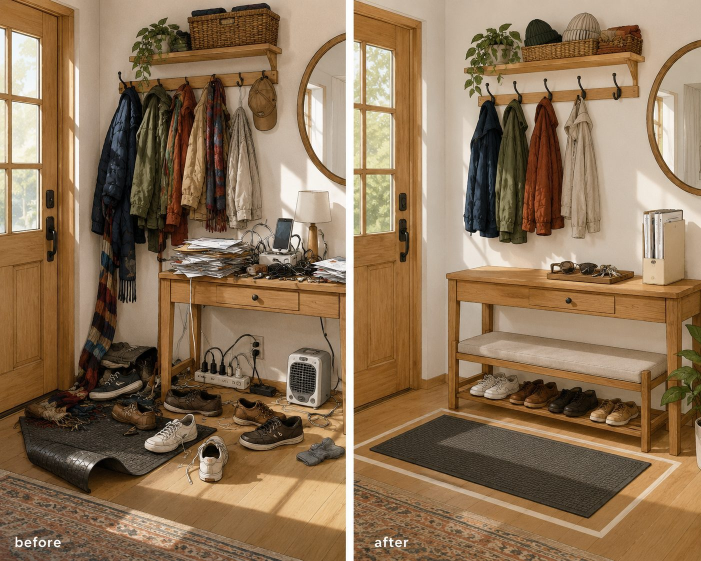
#> input picture site/assets/img/rooms/ch31-image01.jpg, 1402 x 1122 px (shown at 1/2 size)
$ python room_image_variants.py
#> lines starting #> are read from the running program, lines starting #| are printed output that depends on the picture
#!/usr/bin/env python3
"""
Web sized variants for the 41 room photographs.

WHAT WAS WRONG
--------------
The 20 room pages are the heaviest real content on the site and the only page
type that never went through the image pipeline the 110 zone pages already
use. All 41 photographs were served as a bare <img>: no srcset, no webp, no
width or height. They are 1402x1122 and 1536x1024, averaging 260 KB, so a
phone at 390 CSS pixels downloads roughly three and a half times the pixels it
can show, and every one of them shifts the layout as it arrives because the
browser has no dimensions to reserve space with.

10.4 MB across twenty pages, most of it thrown away on the device that matters
most.

WHAT THIS DOES
--------------
Makes webp and jpg at three widths, and records each image's intrinsic size so
the generator can write real width and height attributes. It touches nothing
else: the originals stay exactly where they are, and a page that has not been
regenerated still works.

Idempotent, and it skips an image whose variants are already newer than the
source, so re-running it costs nothing.

Run:  python ops/room_image_variants.py
"""
from __future__ import annotations

import glob
import io
import json
import os
import sys

ROOT = os.path.dirname(os.path.dirname(os.path.abspath(__file__)))
SRC = os.path.join(ROOT, "site", "assets", "img", "rooms")
OUT = os.path.join(ROOT, "site", "assets", "img", "rooms", "w")
INDEX = os.path.join(ROOT, "ops", "room-image-sizes.json")

# 420 covers a phone at 2x, 840 a phone at 3x or a tablet, 1280 a desktop
# column. Above that the source itself is barely larger, so a fourth size
# would cost storage and save nobody anything.
WIDTHS = (420, 840, 1280)

# Page photos: the large figures on hand-maintained pages (home, about,
# method, consulting, book) were bare 200 to 250 KB JPEGs, most of them
# loaded eagerly well below the fold (measured 2026-09-15: 1.6 MB of eager
# image bytes across those pages). Same widths and encoders as the rooms,
# their own folder, and not recorded in the room size index.
PAGE_SRC = os.path.join(ROOT, "site", "assets", "img")
PAGE_OUT = os.path.join(ROOT, "site", "assets", "img", "w")
PAGE_PHOTOS = ("calm-living.jpg", "standard.jpg", "reset-together.jpg", "renewed.jpg",
               # The rest of the shop and product-card photos (renderProduct tiles).
               "family.jpg", "hero-entry.jpg", "prepare.jpg", "reset.jpg",
               "rhythm.jpg", "room-map.jpg", "shine.jpg", "straighten.jpg")


def main() -> int:
    try:
        from PIL import Image
    except ImportError:
        print("  PIL is not installed")
        return 1

    os.makedirs(OUT, exist_ok=True)
    sources = sorted(glob.glob(os.path.join(SRC, "*.jpg")))
    if not sources:
        print("  no room images found")
        return 0

    sizes, made, skipped = {}, 0, 0
    for f in sources:
        stem = os.path.splitext(os.path.basename(f))[0]
        im = Image.open(f)
#> im is the input picture: PIL image 1402x1122 RGB; mean R, G, B 141.2, 115.5, 87.2
        sizes[os.path.basename(f)] = list(im.size)

        for w in WIDTHS:
            if w > im.width:
                continue
            h = round(im.height * w / im.width)
            for ext, kw in (("webp", dict(quality=80, method=6)),
                            ("jpg", dict(quality=80, optimize=True,
                                         progressive=True))):
                p = os.path.join(OUT, f"{stem}-{w}.{ext}")
                if (os.path.exists(p)
                        and os.path.getmtime(p) >= os.path.getmtime(f)):
                    skipped += 1
                    continue
                im.convert("RGB").resize((w, h), Image.LANCZOS).save(p, **kw)
                made += 1
#> this loop made 3 passes
#> pass 1, in main, `im.convert("RGB").resize((w, h), Image.LANCZOS).save(p, **kw)`:
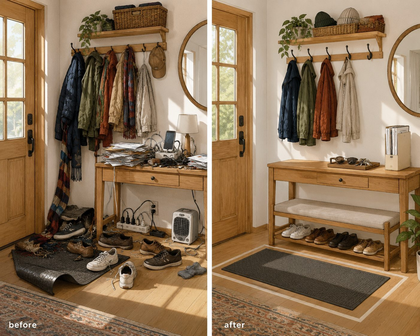
#> saved as ch31-image01-420.webp: PIL image 420x336 RGB; mean R, G, B 141.2, 115.5, 87.2
#> pass 2, in main, `im.convert("RGB").resize((w, h), Image.LANCZOS).save(p, **kw)`:
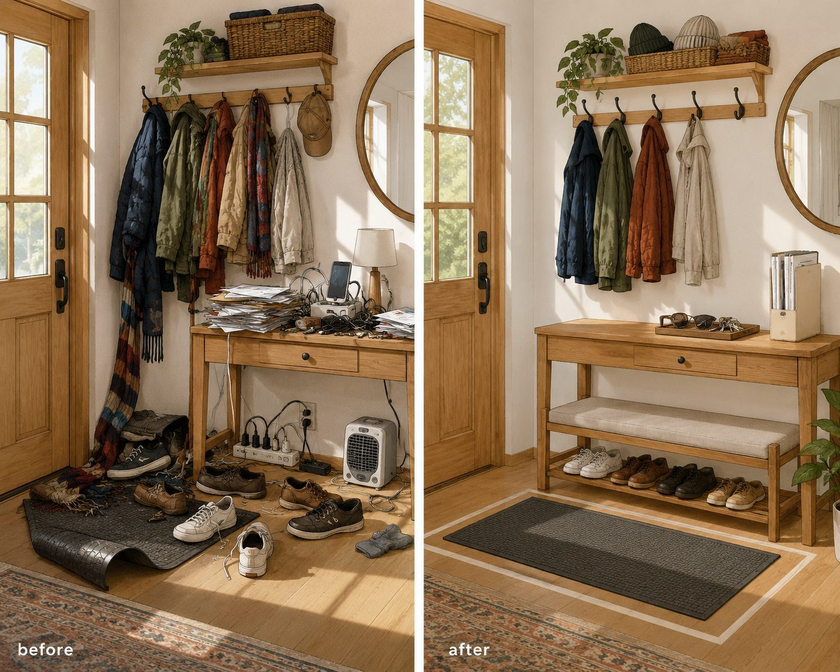
#> saved as ch31-image01-840.webp: PIL image 840x672 RGB; mean R, G, B 141.2, 115.5, 87.2
#> after the loop, made = 6; skipped = 0
#> pass 2 of the loop in main, `for f in sources:`:
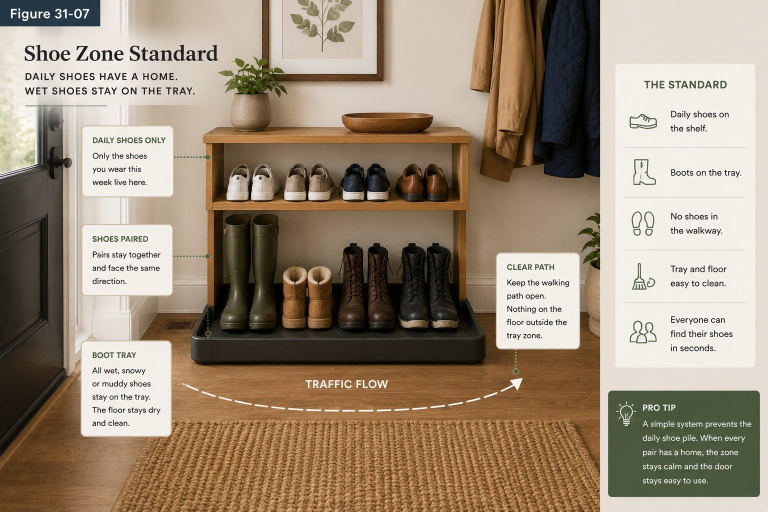
#> input picture site/assets/img/rooms/ch31-image07.jpg, 1536 x 1024 px (shown at 1/2 size)
#> in main, im is the input picture: PIL image 1536x1024 RGB; mean R, G, B 155.8, 139.3, 119.4
#> after the loop in main, `for w in WIDTHS:`: made = 12; skipped = 0
#> pass 3 of the loop in main, `for f in sources:`:
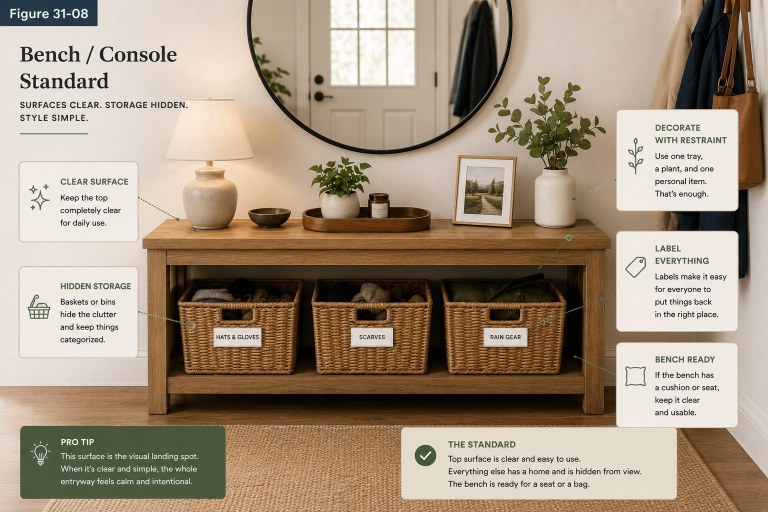
#> input picture site/assets/img/rooms/ch31-image08.jpg, 1536 x 1024 px (shown at 1/2 size)
#> in main, im is the input picture: PIL image 1536x1024 RGB; mean R, G, B 163.5, 146.3, 126.6
#> after the loop in main, `for w in WIDTHS:`: made = 18; skipped = 0

    os.makedirs(PAGE_OUT, exist_ok=True)
    for name in PAGE_PHOTOS:
        f = os.path.join(PAGE_SRC, name)
        if not os.path.exists(f):
            print(f"  page photo missing: {name}")
            continue
        stem = os.path.splitext(name)[0]
        im = Image.open(f)
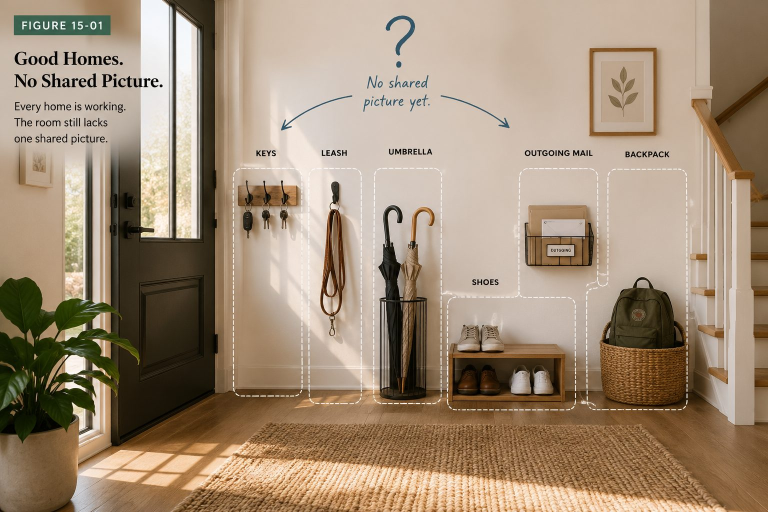
#> input picture assets/img/calm-living.jpg, 1536 x 1024 px, found by its file name (shown at 1/2 size)
#> im is the input picture: PIL image 1536x1024 RGB; mean R, G, B 161.3, 141, 118.5
        for w in WIDTHS:
            if w > im.width:
                continue
            h = round(im.height * w / im.width)
            for ext, kw in (("webp", dict(quality=80, method=6)),
                            ("jpg", dict(quality=80, optimize=True,
                                         progressive=True))):
                p = os.path.join(PAGE_OUT, f"{stem}-{w}.{ext}")
                if (os.path.exists(p)
                        and os.path.getmtime(p) >= os.path.getmtime(f)):
                    skipped += 1
                    continue
                im.convert("RGB").resize((w, h), Image.LANCZOS).save(p, **kw)
                made += 1
#> this loop made 3 passes
#> pass 1, in main, `im.convert("RGB").resize((w, h), Image.LANCZOS).save(p, **kw)`:
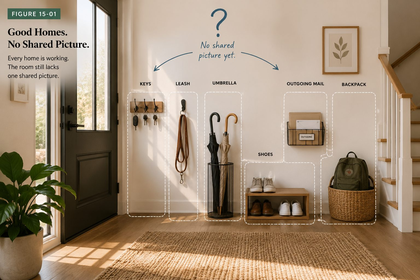
#> saved as calm-living-420.webp: PIL image 420x280 RGB; mean R, G, B 161.3, 141, 118.5
#> pass 2, in main, `im.convert("RGB").resize((w, h), Image.LANCZOS).save(p, **kw)`:
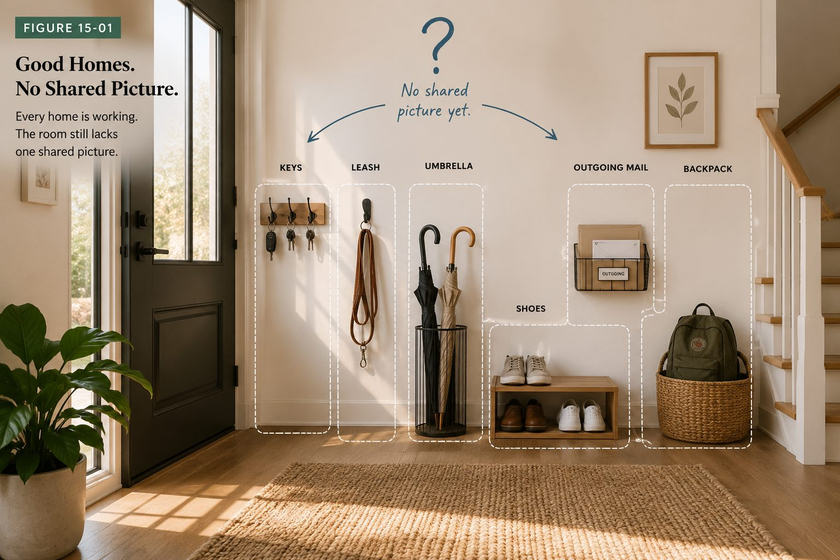
#> saved as calm-living-840.webp: PIL image 840x560 RGB; mean R, G, B 161.3, 141, 118.5
#> after the loop, made = 24; skipped = 0
#> pass 2 of the loop in main, `for name in PAGE_PHOTOS:`:
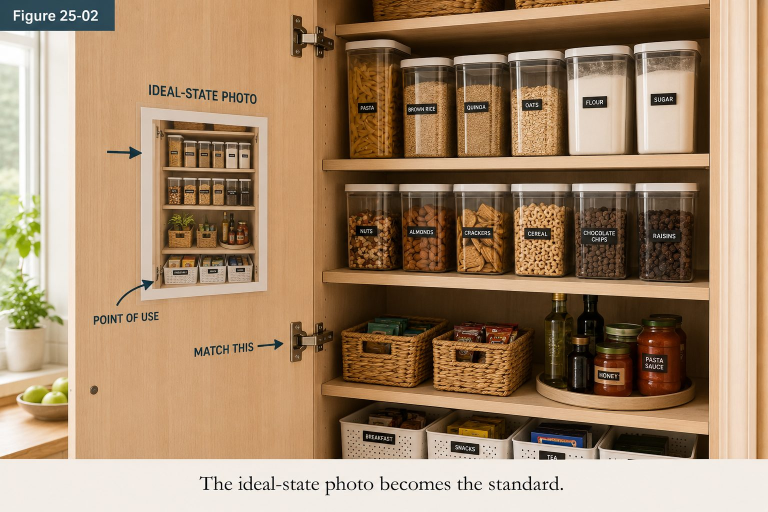
#> input picture assets/img/standard.jpg, 1536 x 1024 px, found by its file name (shown at 1/2 size)
#> in main, im is the input picture: PIL image 1536x1024 RGB; mean R, G, B 164.2, 136.4, 107.4
#> the loop in main, `for w in WIDTHS:` made 3 passes
#> pass 2, in main, `im.convert("RGB").resize((w, h), Image.LANCZOS).save(p, **kw)`:
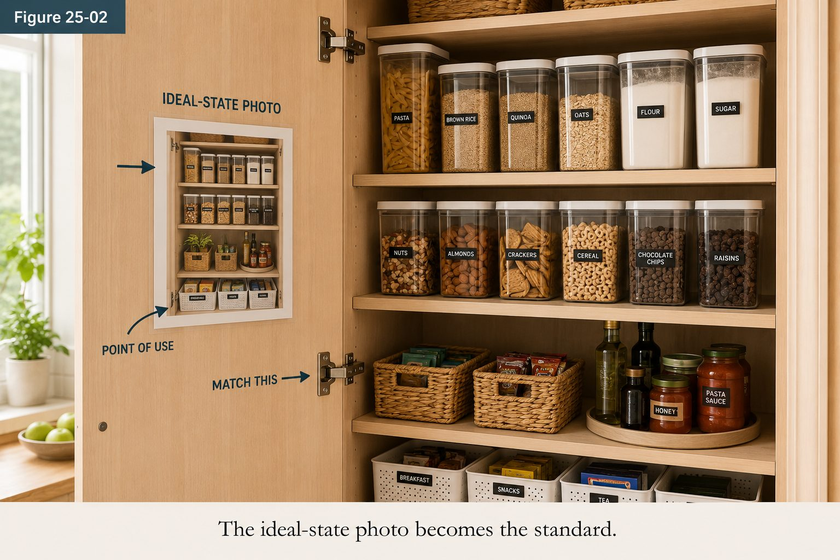
#> saved as standard-840.webp: PIL image 840x560 RGB; mean R, G, B 164.2, 136.4, 107.4
#> after the loop in main, `for w in WIDTHS:`: made = 30; skipped = 0
#> pass 3 of the loop in main, `for name in PAGE_PHOTOS:`:
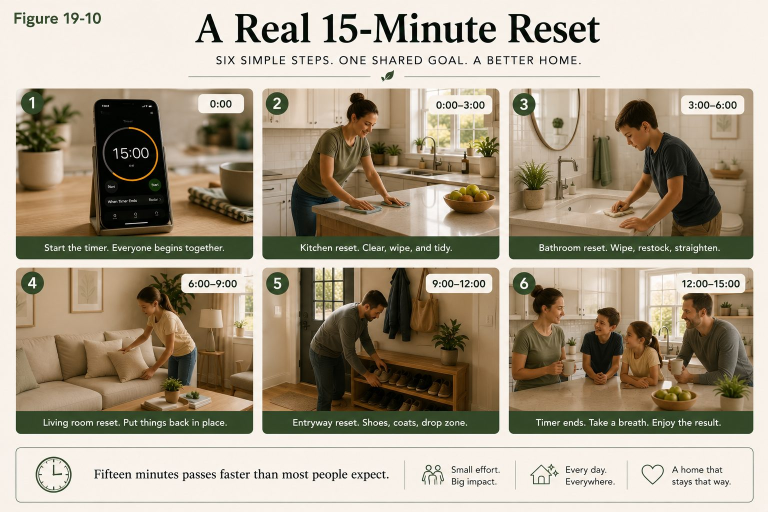
#> input picture assets/img/reset-together.jpg, 1536 x 1024 px, found by its file name (shown at 1/2 size)
#> in main, im is the input picture: PIL image 1536x1024 RGB; mean R, G, B 167.8, 156.5, 136.7
#> the loop in main, `for w in WIDTHS:` made 3 passes
#> pass 2, in main, `im.convert("RGB").resize((w, h), Image.LANCZOS).save(p, **kw)`:
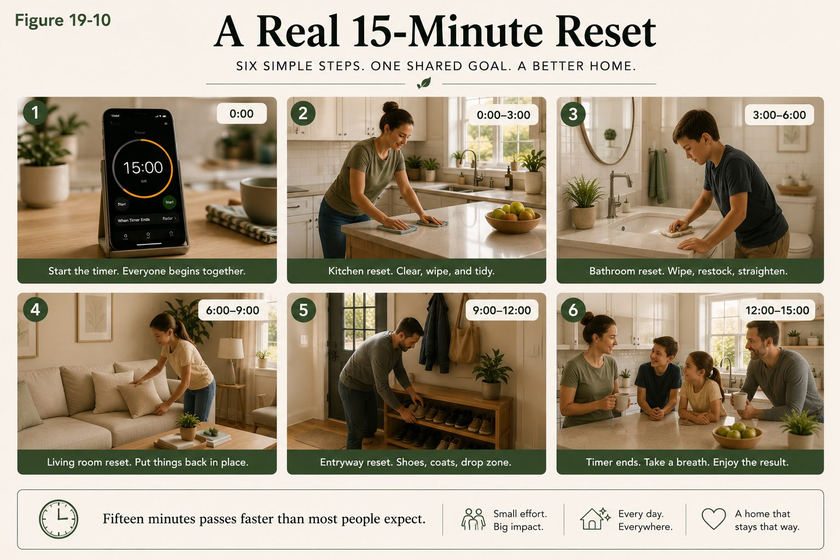
#> saved as reset-together-840.webp: PIL image 840x560 RGB; mean R, G, B 167.8, 156.5, 136.7
#> after the loop in main, `for w in WIDTHS:`: made = 36; skipped = 0
#> the loop made 12 passes; the first 3 are shown

    json.dump(sizes, io.open(INDEX, "w", encoding="utf-8", newline=""),
              indent=1, sort_keys=True)

    src_bytes = sum(os.path.getsize(f) for f in sources)
    # What a phone actually fetches now: the smallest webp per image.
    small = sum(os.path.getsize(p) for p in
                glob.glob(os.path.join(OUT, f"*-{WIDTHS[0]}.webp")))
    print(f"  {len(sources)} source images, {src_bytes/1024/1024:.1f} MB")
    print(f"  wrote {made} variant(s), skipped {skipped} already current")
    print(f"  a phone now fetches {small/1024/1024:.1f} MB across all 20 room "
          f"pages instead of {src_bytes/1024/1024:.1f} MB, "
          f"{100 - round(small / src_bytes * 100)}% less")
    print(f"  intrinsic sizes recorded for {len(sizes)} image(s) in "
          f"{os.path.relpath(INDEX, ROOT)}")
#|   intrinsic sizes recorded for 3 image(s) in ops/room-image-sizes.json
    return 0


if __name__ == "__main__":
    raise SystemExit(main())
#> (the program exits here)
